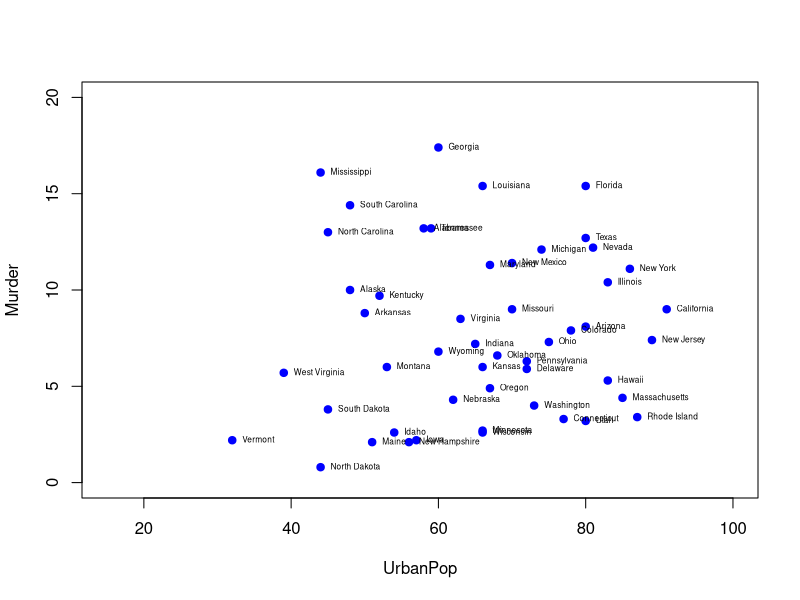
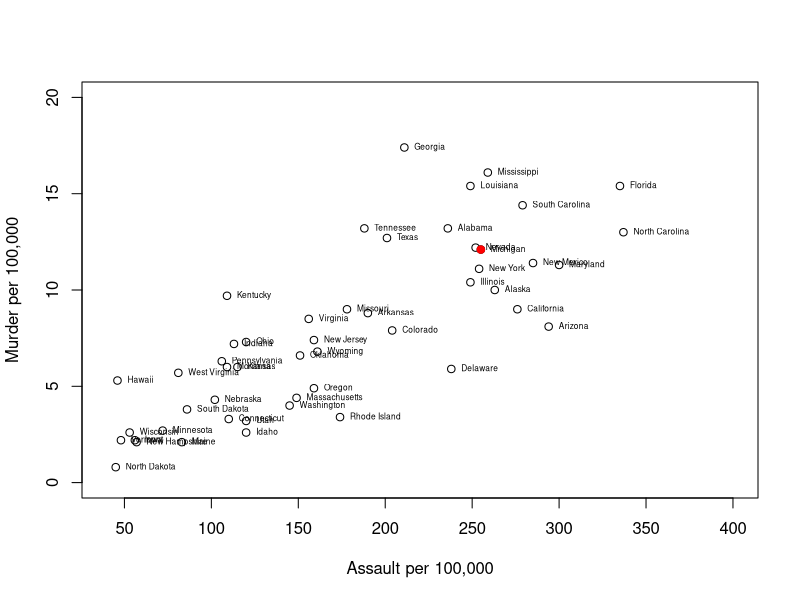

The R source for these figures, in order:
######################### R code relation between two quantitative variables

# upload crime data form 50 states
data(USArrests)
crime<-USArrests
# check what is in this dataset
?USAarrests
# Murder arrests per 100,000
# Assualt arrests per 100,000
# Percent urban population
# Rape arrests per 100,000

# Do scatterplot of % urban versus murder arrests
# Note first do without xlim and ylim and then decide whether you want to change the automatically chosen ranges
plot(Murder~UrbanPop, data=crime, xlim=c(15,100), ylim=c(0,20), pch=19, col="blue")
# label the points with the state
with(crime, text(Murder~UrbanPop, labels = row.names(crime), pos = 4, cex=0.5))

# Which states have higher arrests for murder and assault
plot(Murder~Assault, data=crime, xlim=c(40,400),  ylim=c(0,20), xlab="Assault per 100,000", ylab="Murder per 100,000")
with(crime, text(Murder~Assault, labels = row.names(crime), pos = 4, cex=0.5))

# What is it in Michigan?
crime$state<-rownames(crime)
crime[crime$state=="Michigan",]

# Label Michigan in the figure
indx<-which(crime$state=="Michigan")
points(crime$Assault[indx], crime$Murder[indx], pch=19, col="red")






